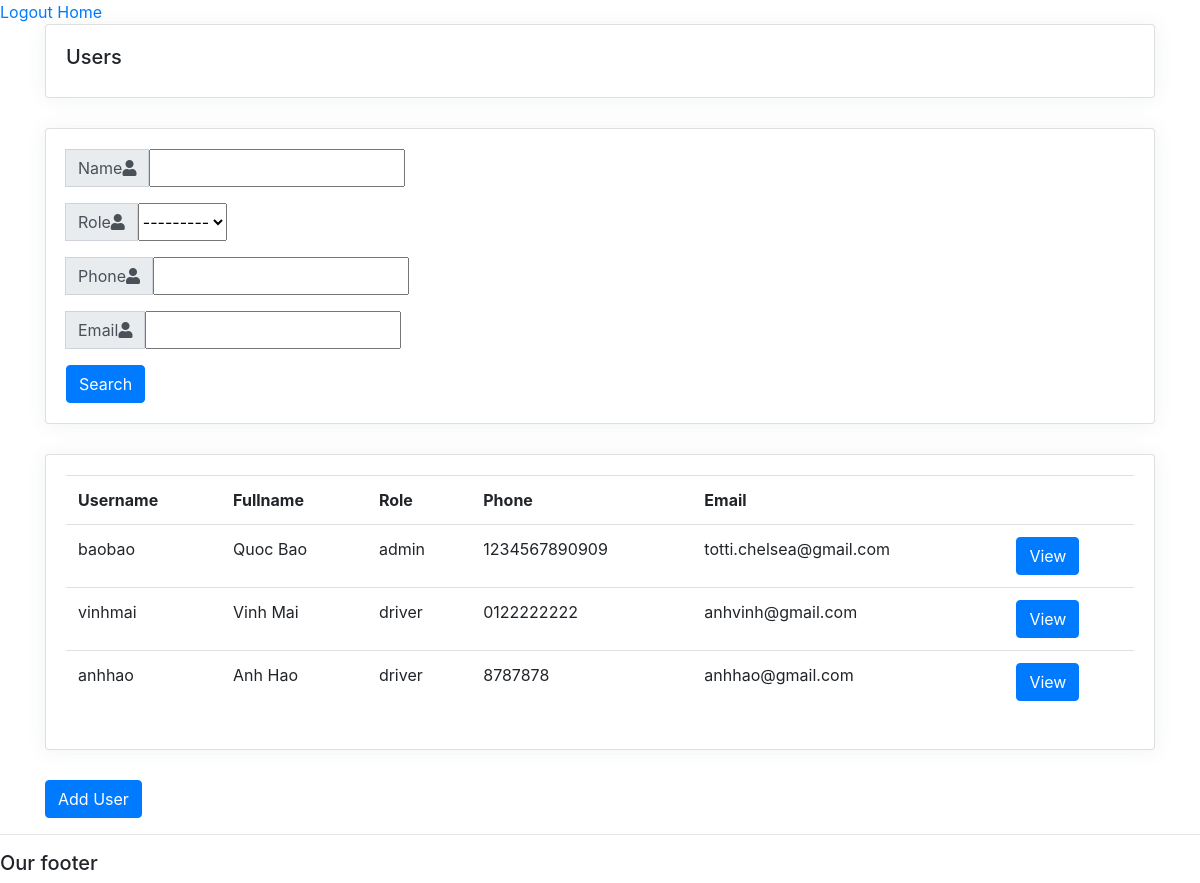
Page /users/ (signed in) on the earlier database version.
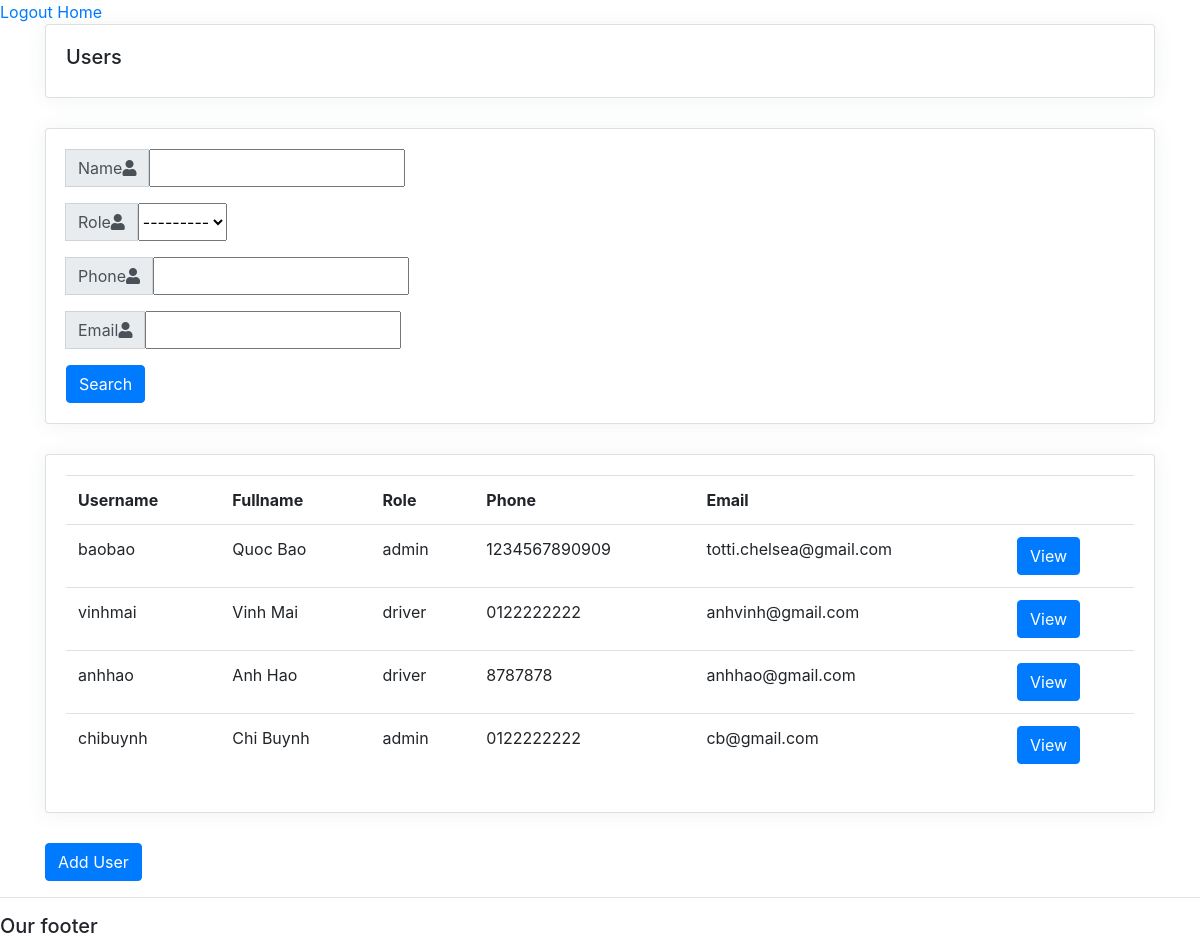
Same page on the later database version.
### accounts/models.py (models this page shows, shortened)
class Profile(models.Model):
    ROLES = (
        ("admin", "admin"),
        ("driver", "driver"),
    )
    user = models.OneToOneField(User, null=True, blank=True, on_delete=models.CASCADE)
    name = models.CharField(max_length=50)
    phone = models.CharField(max_length=20, null=True, blank=True)
    role = models.CharField(max_length=20, choices=ROLES)
    email = models.CharField(max_length=30, null=True, blank=True)
    date_created = models.DateTimeField(auto_now_add=True)

### accounts/decorators.py (the view)
    def wrapper_func(request, *args, **kwargs):
        group = None
        if request.user.groups.exists():
            group = request.user.groups.all()[0].name
        if group == "admin":
            return view_func(request, *args, **kwargs)
        else:
            return HttpResponse("<h1>You are not authorized to view this page</h1>")

### accounts/views.py (called while the page is built)
@login_required(login_url="login")
@adminOnly
def userPage(request):
    profiles = Profile.objects.all()
    profileFilter = ProfileFilter(request.GET, queryset=profiles)
    profiles = profileFilter.qs
    context = {"profiles": profiles, "filter": profileFilter}
    return render(request, "accounts/users.html", context)

### accounts/templates/accounts/users.html (shortened to what this page needs)
{% extends 'accounts/main.html' %}
{% load static %}
{% block content %}
<div class='container'>
    <div class="row">
        <div class="col-md">
            <div class="card card-body">
                <h5>Users</h5>
            </div>
            <div class="card card-body">
                <form method="get">
                    <div class="input-group mb-3">
                        <div class="input-group-append">
                            <span class="input-group-text">Name<i class="fas fa-user"></i></span>
                        </div>
                        {{filter.form.name}}
                    </div>
                    <div class="input-group mb-3">
                        <div class="input-group-append">
                            <span class="input-group-text">Role<i class="fas fa-user"></i></span>
                        </div>
                        {{filter.form.role}}
                    </div>
                    <div class="input-group mb-3">
                        <div class="input-group-append">
                            <span class="input-group-text">Phone<i class="fas fa-user"></i></span>
                        </div>
                        {{filter.form.phone}}
                    </div>
                    <div class="input-group mb-3">
                        <div class="input-group-append">
                            <span class="input-group-text">Email<i class="fas fa-user"></i></span>
                        </div>
                        {{filter.form.email}}
                    </div>
                    <button class="btn btn-primary" type="submit">Search</button>
                </form>
            </div>
            <div class="card card-body">
                <table class="table">
                    <tr>
                        <th>Username</th>
                        <th>Fullname</th>
                        <th>Role</th>
                        <th>Phone</th>
                        <th>Email</th>
                        <th></th>
                    </tr>
                    {% for profile in profiles %}
                    <tr>
                        <td>{{ profile.user.username }}</td>
                        <td>{{ profile.name }}</td>
                        <td>{{ profile.role }}</td>
                        <td>{{ profile.phone }}</td>
                        <td>{{ profile.email }}</td>
                        <td><a href="{% url 'profile' profile.id %}" class="btn btn-primary">View</a></td>
                    </tr>
                    {% endfor %}
                </table>
            </div>
        </div>
    </div>
    {% if request.user.profile.role == 'admin' %}
    <a href="{% url 'addUser' %}" class="btn btn-primary">Add User</a>
    {% endif %}
</div>
{% endblock %}

Differences in the rows shown:
added Profile: user.username "chibuynh", name "Chi Buynh", role "admin", phone "0122222222", email "cb@gmail.com"
